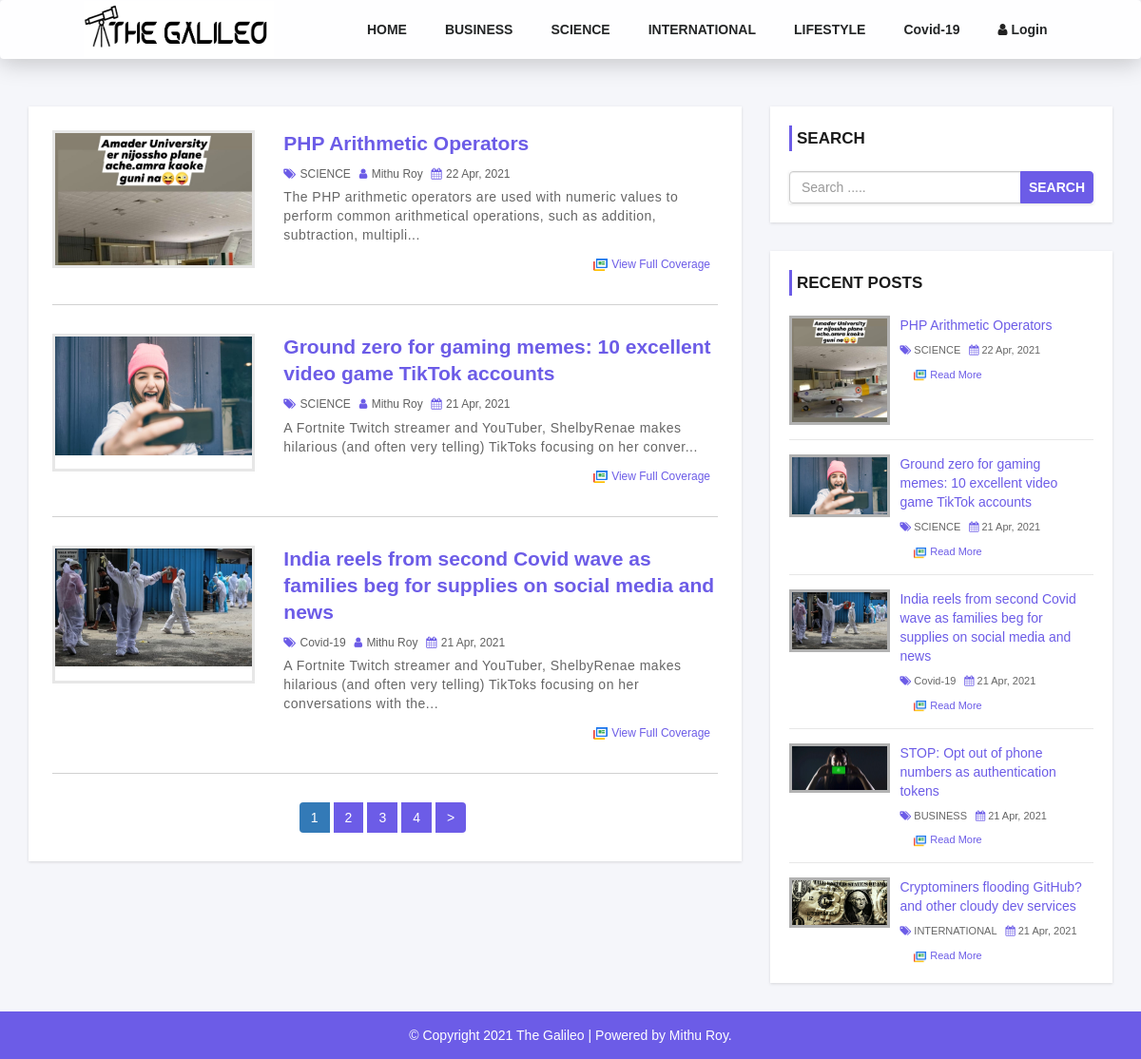
The page / on the database its author committed.
### tables this page shows
CREATE TABLE `settings` (
  `settings_id` int(11) NOT NULL,
  `web_logo` varchar(255) NOT NULL,
  `footer_description` varchar(255) NOT NULL
);

CREATE TABLE `category` (
  `category_id` int(11) NOT NULL,
  `category_name` varchar(100) NOT NULL,
  `post` int(11) NOT NULL DEFAULT 0
);

CREATE TABLE `post` (
  `post_id` int(11) NOT NULL,
  `title` varchar(100) NOT NULL,
  `description` text NOT NULL,
  `category` varchar(100) NOT NULL,
  `post_date` varchar(50) NOT NULL,
  `author` int(11) NOT NULL,
  `post_img` varchar(255) NOT NULL
);

CREATE TABLE `user` (
  `user_id` int(10) UNSIGNED NOT NULL,
  `first_name` varchar(30) NOT NULL,
  `last_name` varchar(30) NOT NULL,
  `username` varchar(30) DEFAULT NULL,
  `password` varchar(255) DEFAULT NULL,
  `role` int(11) NOT NULL
);

### index.php (the view, shortened to what this page needs)
<?php include 'news-header.php';
?>
    <div id="main-content">
        <div class="container">
            <div class="row">
                <div class="col-md-8">
                    <div class="post-container">
                        <?php
                            $limit = 3;
                            if(isset($_GET['page'])){
                                $page = $_GET['page'];
                            }else{
                                $page = 1;
                            }
                            $offset = ($page - 1) * $limit;
                            $sql = "SELECT post.post_id, post.title, post.description, post.post_date,post.category,post.author,
                            post.post_img, category.category_name, user.username, user.first_name, user.last_name
                            FROM post
                            LEFT JOIN category ON post.category = category.category_id
                            LEFT JOIN user ON post.author = user.user_id
                            ORDER BY post.post_id DESC LIMIT {$offset}, {$limit}";
                            $result = mysqli_query($conn, $sql) or die("Query Failed");
                            if(mysqli_num_rows($result) > 0 ){
                                while($row = mysqli_fetch_assoc($result)){
                        ?>
                        <div class="post-content">
                            <div class="row">
                                <div class="col-md-4">
                                    <a class="post-img" href="single.php?postId=<?php echo $row['post_id']; ?>"><img src="admin/upload/<?php echo $row['post_img']; ?>" alt=""/></a>
                                </div>
                                <div class="col-md-8">
                                    <div class="inner-content clearfix">
                                        <h3><a href='single.php?postId=<?php echo $row['post_id']; ?>'><?php echo $row['title']; ?></a></h3>
                                        <div class="post-information">
                                            <span>
                                                <i class="fa fa-tags" aria-hidden="true"></i>
                                                <a href='category.php?cid=<?php echo $row['category']; ?>'><?php echo $row['category_name']; ?></a>
                                            </span>
                                            <span>
                                                <i class="fa fa-user" aria-hidden="true"></i>
                                                <a href='author.php?auth=<?php echo $row['author']; ?>'><?php echo $row['first_name']. ' '; ?><?php echo $row['last_name']; ?></a>
                                            </span>
                                            <span>
                                                <i class="fa fa-calendar" aria-hidden="true"></i>
                                                <?php echo $row['post_date']; ?>
                                            </span>
                                        </div>
                                        <p class="description">
                                        <?php echo substr($row['description'],0,140)."..."; ?>
                                        </p>
                                        <a class='read-more pull-right' href='single.php?postId=<?php echo $row['post_id']; ?>'><img src="images/readmore.webp" alt="" id="fullcoverage"> View Full Coverage</a>
                                    </div>
                                </div>
                            </div>
                        </div>
                        <?php
                                }
                            }else{
                                echo "<h2>No Record Fund!</h>";
                            }
                        ?>
                        <?php
                            $queryForPage = "SELECT * FROM post";
                            $pageResult = mysqli_query($conn, $queryForPage) or die("Query Failed");
                            if(mysqli_num_rows($pageResult) > 0){
                                $totalRecord = mysqli_num_rows($pageResult);
                                $totalPage = ceil($totalRecord/$limit);
                                echo '<ul class="pagination admin-pagination">';
                                for($i=1; $i<=$totalPage; $i++){
                                    if($i==$page){
                                        $active = "active";
                                    }
                                    else{
                                        $active ="";
                                    }
                                    echo '<li class="'.$active.'"><a href="index.php?page='. $i. ' "> '. $i. '</a></li>' ;
                                }
                                if($totalPage > $page){
                                    echo '<li> <a href="index.php?page='.($page + 1).'">></a></li>';
                                }
                                echo '</ul>';
                            }
                            ?>
                    </div>
                </div>
                <?php include 'sidebar.php'; ?>
            </div>
        </div>
    </div>
<?php include 'footer.php'; ?>

### news-header.php (shortened to what this page needs)
<?php
 require("database.php");
?>
<!DOCTYPE html>
<html lang="en">
<head>
    <link rel="stylesheet" href="css/bootstrap.min.css" />
    <link rel="stylesheet" href="css/font-awesome.css">
    <link rel="stylesheet" href="css/style.css">
    <link rel="stylesheet" href="css/navbar-style.css" />
</head>
<body>
<header>
        <nav class="navbar">
        <?php
                $sql = "SELECT * FROM settings" ;
                $result = mysqli_query($conn, $sql) or die("Query Failed Settings");
                if(mysqli_num_rows($result) > 0 ){
                    while($row = mysqli_fetch_assoc($result)){
            ?>
            <div class="logo"><a href="index.php"><img  src="admin/images/<?php echo $row['web_logo']; ?>" height="150px"></a></div>
            <?php
            }
                }
            ?>
            <div class="navbar-links">
                <ul>
                <li><a href="index.php" class="" >HOME</a></li>
                    <?php
                        $cat_id = "";
                        $categorySql = "SELECT * FROM category WHERE post>0";
                        $getResult = mysqli_query($conn, $categorySql) or die("Query Filed");;
                        if(mysqli_num_rows($getResult)>0){
                            while($row = mysqli_fetch_assoc($getResult)){
                    ?>
                    <li><a class="<?php if($cat_id == $row['category_id'] ){echo  "autoHover"; } else{echo "";}  ?>" href="category.php?cid=<?php echo $row['category_id']; ?>"><?php echo $row['category_name']; ?></a></li>
                    <?php
                       }
                    }
                    ?>
                    <li><a href="admin/index.php" class="admin-logout" ><i class='fa fa-user'></i> Login</a></li>
                </ul>
            </div>
        </nav>
    </header>

### sidebar.php
<div id="sidebar" class="col-md-4">
    <div class="search-box-container">
        <h4>Search</h4>
        <form class="search-post" action="search.php" method ="GET">
            <div class="input-group">
                <input type="text" name="search" class="form-control" placeholder="Search .....">
                <span class="input-group-btn">
                    <button type="submit" class="btn btn-danger">Search</button>
                </span>
            </div>
        </form>
    </div>
    <div class="recent-post-container">
        <h4>Recent Posts</h4>
        <?php
             $resentSqlPost = "SELECT post.post_id, post.title, post.description, post.post_date,post.category,
            post.post_img, category.category_id, category.category_name, user.username, user.first_name, user.last_name
             FROM post
            LEFT JOIN category ON post.category = category.category_id
            LEFT JOIN user ON post.author = user.user_id
            ORDER BY post.post_id DESC LIMIT 5";
            $result = mysqli_query($conn, $resentSqlPost) or die("Query Failed");
            if(mysqli_num_rows($result) > 0 ){
                while($row = mysqli_fetch_assoc($result)){
        ?>
        <div class="recent-post">
            <a class="post-img" href="single.php?postId=<?php echo $row['post_id']; ?>">
                <img src="admin/upload/<?php echo $row['post_img']; ?>" alt=""/>
            </a>
            <div class="post-content">
                <h5><a href="single.php?postId=<?php echo $row['post_id']; ?>"><?php echo $row['title']; ?></a></h5>
                <span>
                    <i class="fa fa-tags" aria-hidden="true"></i>
                    <a href="category.php?cid=<?php echo $row['category_id']; ?>"><?php echo $row['category_name']; ?></a>
                </span>
                <span>
                    <i class="fa fa-calendar" aria-hidden="true"></i>
                    <?php echo $row['post_date']; ?>
                </span>
                <a class="read-more" href="single.php?postId=<?php echo $row['post_id']; ?>"><img src="images/readmore.webp" alt="" id="fullcoverage">  read more</a>
            </div>
        </div>
        <?php
             }
        }else{
            echo "<h2>No Record Fund!</h>";
         }
        ?>
    </div>
</div>

### footer.php (shortened to what this page needs)
<div id ="footer">
    <div class="container">
        <div class="row">
            <div class="col-md-12">
                    <?php
                        $sql = "SELECT * FROM settings" ;
                        $result = mysqli_query($conn, $sql) or die("Query Failed Settings");
                        if(mysqli_num_rows($result) > 0 ){
                            while($row = mysqli_fetch_assoc($result)){
                    ?>
                    <span> <?php echo $row['footer_description']; ?></span>
                    <?php
                    }
                        }
                    ?>
            </div>
        </div>
    </div>
</div>
</body>
</html>

### css/style.css (style rules this page uses)
body { background: #f5f6fa; font-family: sans-serif,arial,Helvetica; }
a, a:hover, a:focus { text-decoration: none; outline: none; }
ul { margin:0; padding:0; list-style:none; }
form { background: #fff; padding: 25px; box-shadow:0 1px 3px rgba(0, 0, 0, 0.13); }
#main-content { padding: 30px 0; min-height: 750px; }
#main-content .post-container { background-color: #fff; padding: 25px; box-shadow: 0 1px 3px rgba(0, 0, 0, 0.13); }
#main-content .post-content { border-bottom: 1px solid #d1d1d1; padding: 0 0 30px; margin-bottom:30px; }
#main-content .post-content img { width: 100%; }
#main-content .post-content .inner-content img { width: 17px; height: 17px; }
#main-content .post-content .post-img { border: 3px solid #e7e7e7; display: block; height: 145px; overflow: hidden; transition: border .3s; }
#main-content .post-content h3 { font-size: 21px; line-height: 28px; font-weight: 600; margin: 0 0 7px; }
#main-content .post-content h3 a { color: #6c5ce7; transition:all 0.3s; }
#main-content .post-content .post-information span { color: #606060; font-size: 12px; text-transform: capitalize; margin: 0 5px 5px 0; display: inline-block; }
#main-content .post-content .post-information i { color: #6c5ce7; margin-right: 1px; }
#main-content .post-content .post-information a { color: #606060; text-decoration: none; }
#main-content .post-content p, #main-content .single-post p { color: #666; font-size: 14px; letter-spacing: 0.5px; margin:0 0 10px; }
#main-content .post-content a.read-more { color: #6c5ce7; background: transparent; font-size: 12px; text-transform: capitalize; padding: 3px 8px; transition: all 0.3s; }
.pagination { display: block; text-align: center; margin: 0; }
.pagination li { display:inline-block; margin: 0 5px 0 0; }
.pagination li a { border: none; background: #6c5ce7; color: #fff; }
i.fa { color:#222; }
#sidebar h4 { color: #1A1A1A; font-size: 17px; line-height: 27px; font-weight:600; text-transform: uppercase; padding: 0 0 0 5px; margin: 0 0 21px; border-left: 3px solid #6c5ce7; }
#sidebar .search-box-container { background-color: #fff; padding: 20px; margin: 0 0 30px; box-shadow: 0 1px 3px rgba(0, 0, 0, 0.13); }
#sidebar .search-post { padding: 0; }
#sidebar .search-post input { color: #606060; }
#sidebar .search-post .btn { font-weight: 600; text-transform: uppercase; padding: 6px 8px; background-color: #6c5ce7; border-color: #6c5ce7; color: #ffffff; outline: none; transition: all 0.3s; }
#sidebar .recent-post-container { padding: 20px; background: #fff; box-shadow: 0 1px 3px rgba(0, 0, 0, 0.13); }
#sidebar .recent-post { border-bottom: 1px solid #e7e7e7; padding: 0 0 15px; margin: 0 0 15px; }
#sidebar .recent-post:last-child { margin: 0; padding: 0; border: none; }
#sidebar .recent-post .post-img { display: inline-block; width: 33%; border: 3px solid rgba(0,0,0,0.3); vertical-align: top; transition: border .3s; }
#sidebar .recent-post .post-img img { width: 100%; }
#sidebar .recent-post .post-content { width: 65%; display: inline-block; border: none; padding: 0 0 0 7px; margin: 0; }
#sidebar .recent-post h5 { font-size: 14px; line-height: 20px; margin: 0 0 5px; }
#sidebar .recent-post h5 a { color: #6c5ce7; }
#sidebar .recent-post span { color: #666; font-size: 11px; display: inline-block; margin: 0 5px 10px 0; }
#sidebar .recent-post span a { color: #666; }
#sidebar .recent-post span i { color: #6c5ce7; }
#sidebar .recent-post a.read-more { color: #6c5ce7; background-color: rgba(0,0,0,0.09); background: transparent; width: 100px; font-size: 11px; text-align: center; padding: 0; display: block; transition: all 0.3s; }
#sidebar .recent-post a.read-more img { width: 15px; height: 15px; }
#footer { color: #fff; padding:15px 0; text-align:center; background-color:#6c5ce7; }

### css/navbar-style.css (style rules this page uses)
.navbar { display: flex; justify-content: space-between; align-items: center; background: #fefeff; box-shadow: 0 5px 25px rgba(0, 0, 0, 0.2); }
.logo { font-size: 0; margin: 0; }
.logo a { text-decoration: none; color: #242627; margin-left: 20px; }
.logo img { width: 200px; height: 60px;; }
.navbar-links ul { margin: 0px 10px; padding: 0px; display: flex; }
.navbar-links ul li { list-style: none; }
.navbar-links ul li a { text-decoration: none; color: #242627; padding: 20px; font-weight: bold; display: block; transition-duration: 2s, 2s, 2s, 1s; }

### rows shown on the page
settings: web_logo (picture), footer_description "© Copyright 2021 The Galileo | Powered by Mithu Roy."
category: category_name "BUSINESS"
category: category_name "SCIENCE"
category: category_name "INTERNATIONAL"
category: category_name "LIFESTYLE"
category: category_name "Covid-19"
post: post_img (picture), title "PHP Arithmetic Operators", category.category_name "SCIENCE", user.first_name "Mithu", user.last_name "Roy", post_date "22 Apr, 2021", description "The PHP arithmetic operators are used with numeric values to perform common arithmetical operations, such as addition, subtraction, multipli"
post: post_img (picture), title "Ground zero for gaming memes: 10 excellent video game TikTok accounts", category.category_name "SCIENCE", user.first_name "Mithu", user.last_name "Roy", post_date "21 Apr, 2021", description "A Fortnite Twitch streamer and YouTuber, ShelbyRenae makes hilarious (and often very telling) TikToks focusing on her conver"
post: post_img (picture), title "India reels from second Covid wave as families beg for supplies on social media and news", category.category_name "Covid-19", user.first_name "Mithu", user.last_name "Roy", post_date "21 Apr, 2021", description "A Fortnite Twitch streamer and YouTuber, ShelbyRenae makes hilarious (and often very telling) TikToks focusing on her conversations with the"
post: post_img (picture), title "STOP: Opt out of phone numbers as authentication tokens", category.category_name "BUSINESS", post_date "21 Apr, 2021"
post: post_img (picture), title "Cryptominers flooding GitHub?and other cloudy dev services", category.category_name "INTERNATIONAL", post_date "21 Apr, 2021"
